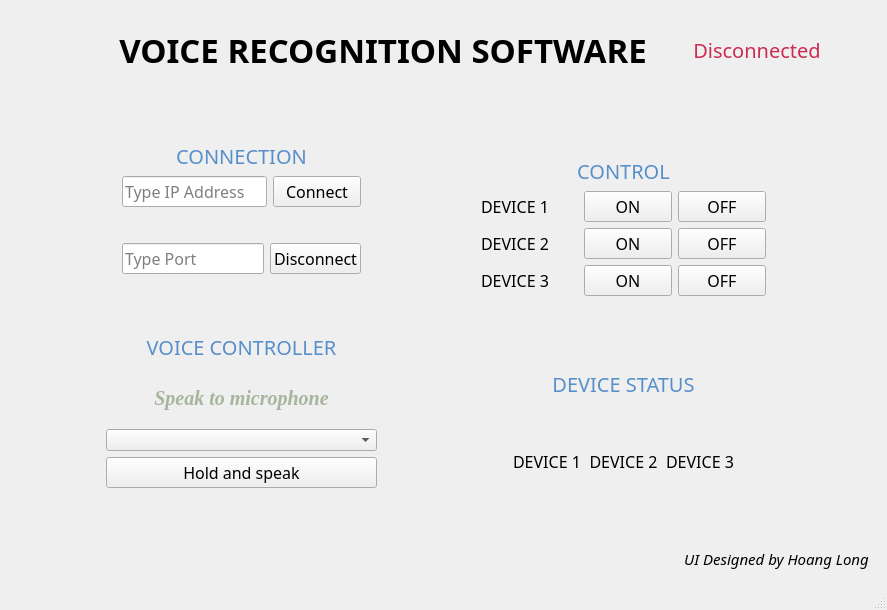
<?xml version="1.0" encoding="UTF-8"?>
<ui version="4.0">
 <class>MainWindow</class>
 <widget class="QMainWindow" name="MainWindow">
  <property name="geometry">
   <rect>
    <x>0</x>
    <y>0</y>
    <width>887</width>
    <height>610</height>
   </rect>
  </property>
  <property name="windowTitle">
   <string>MainWindow</string>
  </property>
  <widget class="QWidget" name="centralwidget">
   <layout class="QGridLayout" name="gridLayout_2">
    <item row="0" column="0">
     <widget class="QWidget" name="widget_7" native="true">
      <layout class="QVBoxLayout" name="verticalLayout_11">
       <item>
        <widget class="QWidget" name="widget_4" native="true">
         <layout class="QHBoxLayout" name="horizontalLayout_16">
          <item>
           <spacer name="horizontalSpacer_22">
            <property name="orientation">
             <enum>Qt::Horizontal</enum>
            </property>
            <property name="sizeHint" stdset="0">
             <size>
              <width>2</width>
              <height>20</height>
             </size>
            </property>
           </spacer>
          </item>
          <item>
           <layout class="QHBoxLayout" name="horizontalLayout">
            <item>
             <widget class="QLabel" name="label_logoIUH">
              <property name="maximumSize">
               <size>
                <width>150</width>
                <height>110</height>
               </size>
              </property>
              <property name="text">
               <string/>
              </property>
              <property name="pixmap">
               <pixmap resource="icon/resource.qrc">:/logo/iuh_logo.png</pixmap>
              </property>
              <property name="scaledContents">
               <bool>true</bool>
              </property>
             </widget>
            </item>
            <item>
             <spacer name="horizontalSpacer">
              <property name="orientation">
               <enum>Qt::Horizontal</enum>
              </property>
              <property name="sizeHint" stdset="0">
               <size>
                <width>40</width>
                <height>20</height>
               </size>
              </property>
             </spacer>
            </item>
            <item>
             <widget class="QLabel" name="label_Title">
              <property name="font">
               <font>
                <family>Vinhan</family>
                <pointsize>25</pointsize>
                <weight>75</weight>
                <italic>false</italic>
                <bold>true</bold>
                <underline>false</underline>
               </font>
              </property>
              <property name="text">
               <string>VOICE RECOGNITION SOFTWARE</string>
              </property>
              <property name="alignment">
               <set>Qt::AlignCenter</set>
              </property>
             </widget>
            </item>
            <item>
             <spacer name="horizontalSpacer_2">
              <property name="orientation">
               <enum>Qt::Horizontal</enum>
              </property>
              <property name="sizeHint" stdset="0">
               <size>
                <width>40</width>
                <height>20</height>
               </size>
              </property>
             </spacer>
            </item>
            <item>
             <widget class="QLabel" name="label_StatusConnection">
              <property name="font">
               <font>
                <family>Vinhan</family>
                <pointsize>15</pointsize>
               </font>
              </property>
              <property name="styleSheet">
               <string notr="true">color:rgb(204, 43, 82);</string>
              </property>
              <property name="text">
               <string>Disconnected</string>
              </property>
              <property name="alignment">
               <set>Qt::AlignCenter</set>
              </property>
             </widget>
            </item>
           </layout>
          </item>
          <item>
           <spacer name="horizontalSpacer_23">
            <property name="orientation">
             <enum>Qt::Horizontal</enum>
            </property>
            <property name="sizeHint" stdset="0">
             <size>
              <width>2</width>
              <height>20</height>
             </size>
            </property>
           </spacer>
          </item>
         </layout>
        </widget>
       </item>
       <item>
        <widget class="QWidget" name="widget_6" native="true">
         <layout class="QHBoxLayout" name="horizontalLayout_20">
          <item>
           <spacer name="horizontalSpacer_20">
            <property name="orientation">
             <enum>Qt::Horizontal</enum>
            </property>
            <property name="sizeHint" stdset="0">
             <size>
              <width>30</width>
              <height>20</height>
             </size>
            </property>
           </spacer>
          </item>
          <item>
           <layout class="QVBoxLayout" name="verticalLayout_10">
            <item>
             <spacer name="verticalSpacer_4">
              <property name="orientation">
               <enum>Qt::Vertical</enum>
              </property>
              <property name="sizeHint" stdset="0">
               <size>
                <width>372</width>
                <height>13</height>
               </size>
              </property>
             </spacer>
            </item>
            <item>
             <layout class="QHBoxLayout" name="horizontalLayout_15">
              <item>
               <spacer name="horizontalSpacer_24">
                <property name="orientation">
                 <enum>Qt::Horizontal</enum>
                </property>
                <property name="sizeHint" stdset="0">
                 <size>
                  <width>40</width>
                  <height>20</height>
                 </size>
                </property>
               </spacer>
              </item>
              <item>
               <widget class="QWidget" name="widget_3" native="true">
                <layout class="QFormLayout" name="formLayout_3">
                 <item row="0" column="0">
                  <layout class="QVBoxLayout" name="verticalLayout">
                   <item>
                    <layout class="QHBoxLayout" name="horizontalLayout_2">
                     <item>
                      <spacer name="horizontalSpacer_3">
                       <property name="orientation">
                        <enum>Qt::Horizontal</enum>
                       </property>
                       <property name="sizeHint" stdset="0">
                        <size>
                         <width>40</width>
                         <height>20</height>
                        </size>
                       </property>
                      </spacer>
                     </item>
                     <item>
                      <widget class="QLabel" name="label_Connection">
                       <property name="font">
                        <font>
                         <family>Vinhan</family>
                         <pointsize>15</pointsize>
                        </font>
                       </property>
                       <property name="styleSheet">
                        <string notr="true">color:rgb(87, 143, 202);</string>
                       </property>
                       <property name="text">
                        <string>CONNECTION</string>
                       </property>
                       <property name="alignment">
                        <set>Qt::AlignCenter</set>
                       </property>
                      </widget>
                     </item>
                     <item>
                      <spacer name="horizontalSpacer_4">
                       <property name="orientation">
                        <enum>Qt::Horizontal</enum>
                       </property>
                       <property name="sizeHint" stdset="0">
                        <size>
                         <width>40</width>
                         <height>20</height>
                        </size>
                       </property>
                      </spacer>
                     </item>
                    </layout>
                   </item>
                   <item>
                    <layout class="QHBoxLayout" name="horizontalLayout_3">
                     <item>
                      <widget class="QLineEdit" name="lineEdit_IPAddress">
                       <property name="font">
                        <font>
                         <family>Vinhan</family>
                         <pointsize>12</pointsize>
                        </font>
                       </property>
                       <property name="placeholderText">
                        <string>Type IP Address</string>
                       </property>
                      </widget>
                     </item>
                     <item>
                      <widget class="QPushButton" name="ConnectButton">
                       <property name="minimumSize">
                        <size>
                         <width>88</width>
                         <height>30</height>
                        </size>
                       </property>
                       <property name="font">
                        <font>
                         <family>Vinhan</family>
                         <pointsize>12</pointsize>
                        </font>
                       </property>
                       <property name="text">
                        <string>Connect</string>
                       </property>
                      </widget>
                     </item>
                    </layout>
                   </item>
                   <item>
                    <spacer name="verticalSpacer_5">
                     <property name="orientation">
                      <enum>Qt::Vertical</enum>
                     </property>
                     <property name="sizeHint" stdset="0">
                      <size>
                       <width>20</width>
                       <height>30</height>
                      </size>
                     </property>
                    </spacer>
                   </item>
                   <item>
                    <layout class="QHBoxLayout" name="horizontalLayout_4">
                     <item>
                      <widget class="QLineEdit" name="lineEdit_Port">
                       <property name="font">
                        <font>
                         <family>Vinhan</family>
                         <pointsize>12</pointsize>
                        </font>
                       </property>
                       <property name="placeholderText">
                        <string>Type Port</string>
                       </property>
                      </widget>
                     </item>
                     <item>
                      <widget class="QPushButton" name="DisconnectButton">
                       <property name="font">
                        <font>
                         <family>Vinhan</family>
                         <pointsize>12</pointsize>
                        </font>
                       </property>
                       <property name="text">
                        <string>Disconnect</string>
                       </property>
                      </widget>
                     </item>
                    </layout>
                   </item>
                  </layout>
                 </item>
                </layout>
               </widget>
              </item>
              <item>
               <spacer name="horizontalSpacer_25">
                <property name="orientation">
                 <enum>Qt::Horizontal</enum>
                </property>
                <property name="sizeHint" stdset="0">
                 <size>
                  <width>40</width>
                  <height>20</height>
                 </size>
                </property>
               </spacer>
              </item>
             </layout>
            </item>
            <item>
             <spacer name="verticalSpacer_7">
              <property name="orientation">
               <enum>Qt::Vertical</enum>
              </property>
              <property name="sizeHint" stdset="0">
               <size>
                <width>372</width>
                <height>13</height>
               </size>
              </property>
             </spacer>
            </item>
            <item>
             <layout class="QHBoxLayout" name="horizontalLayout_17">
              <item>
               <spacer name="horizontalSpacer_27">
                <property name="orientation">
                 <enum>Qt::Horizontal</enum>
                </property>
                <property name="sizeHint" stdset="0">
                 <size>
                  <width>40</width>
                  <height>20</height>
                 </size>
                </property>
               </spacer>
              </item>
              <item>
               <widget class="QWidget" name="widget" native="true">
                <layout class="QVBoxLayout" name="verticalLayout_9">
                 <item>
                  <layout class="QVBoxLayout" name="verticalLayout_4">
                   <item>
                    <layout class="QHBoxLayout" name="horizontalLayout_9">
                     <item>
                      <spacer name="horizontalSpacer_10">
                       <property name="orientation">
                        <enum>Qt::Horizontal</enum>
                       </property>
                       <property name="sizeHint" stdset="0">
                        <size>
                         <width>40</width>
                         <height>20</height>
                        </size>
                       </property>
                      </spacer>
                     </item>
                     <item>
                      <widget class="QLabel" name="label_VoiceController">
                       <property name="font">
                        <font>
                         <family>Vinhan</family>
                         <pointsize>15</pointsize>
                        </font>
                       </property>
                       <property name="styleSheet">
                        <string notr="true">color:rgb(87, 143, 202);</string>
                       </property>
                       <property name="text">
                        <string>VOICE CONTROLLER</string>
                       </property>
                       <property name="alignment">
                        <set>Qt::AlignCenter</set>
                       </property>
                      </widget>
                     </item>
                     <item>
                      <spacer name="horizontalSpacer_11">
                       <property name="orientation">
                        <enum>Qt::Horizontal</enum>
                       </property>
                       <property name="sizeHint" stdset="0">
                        <size>
                         <width>40</width>
                         <height>20</height>
                        </size>
                       </property>
                      </spacer>
                     </item>
                    </layout>
                   </item>
                   <item>
                    <spacer name="verticalSpacer">
                     <property name="orientation">
                      <enum>Qt::Vertical</enum>
                     </property>
                     <property name="sizeHint" stdset="0">
                      <size>
                       <width>20</width>
                       <height>20</height>
                      </size>
                     </property>
                    </spacer>
                   </item>
                   <item>
                    <widget class="QLabel" name="label_SpeechToText">
                     <property name="font">
                      <font>
                       <family>Times New Roman</family>
                       <pointsize>15</pointsize>
                       <weight>75</weight>
                       <italic>true</italic>
                       <bold>true</bold>
                      </font>
                     </property>
                     <property name="styleSheet">
                      <string notr="true">color:rgb(167, 180, 158);</string>
                     </property>
                     <property name="text">
                      <string>Speak to microphone</string>
                     </property>
                     <property name="alignment">
                      <set>Qt::AlignCenter</set>
                     </property>
                    </widget>
                   </item>
                   <item>
                    <spacer name="verticalSpacer_2">
                     <property name="orientation">
                      <enum>Qt::Vertical</enum>
                     </property>
                     <property name="sizeHint" stdset="0">
                      <size>
                       <width>270</width>
                       <height>13</height>
                      </size>
                     </property>
                    </spacer>
                   </item>
                   <item>
                    <widget class="QComboBox" name="comboBox">
                     <property name="editable">
                      <bool>false</bool>
                     </property>
                     <property name="currentText">
                      <string/>
                     </property>
                    </widget>
                   </item>
                   <item>
                    <widget class="QPushButton" name="HoldSpeakButton">
                     <property name="minimumSize">
                      <size>
                       <width>88</width>
                       <height>30</height>
                      </size>
                     </property>
                     <property name="font">
                      <font>
                       <family>Vinhan</family>
                       <pointsize>12</pointsize>
                      </font>
                     </property>
                     <property name="text">
                      <string>Hold and speak</string>
                     </property>
                    </widget>
                   </item>
                  </layout>
                 </item>
                </layout>
               </widget>
              </item>
              <item>
               <spacer name="horizontalSpacer_26">
                <property name="orientation">
                 <enum>Qt::Horizontal</enum>
                </property>
                <property name="sizeHint" stdset="0">
                 <size>
                  <width>40</width>
                  <height>20</height>
                 </size>
                </property>
               </spacer>
              </item>
             </layout>
            </item>
            <item>
             <spacer name="verticalSpacer_6">
              <property name="orientation">
               <enum>Qt::Vertical</enum>
              </property>
              <property name="sizeHint" stdset="0">
               <size>
                <width>372</width>
                <height>13</height>
               </size>
              </property>
             </spacer>
            </item>
           </layout>
          </item>
          <item>
           <layout class="QVBoxLayout" name="verticalLayout_8">
            <item>
             <spacer name="verticalSpacer_3">
              <property name="orientation">
               <enum>Qt::Vertical</enum>
              </property>
              <property name="sizeHint" stdset="0">
               <size>
                <width>20</width>
                <height>40</height>
               </size>
              </property>
             </spacer>
            </item>
            <item>
             <layout class="QHBoxLayout" name="horizontalLayout_18">
              <item>
               <spacer name="horizontalSpacer_28">
                <property name="orientation">
                 <enum>Qt::Horizontal</enum>
                </property>
                <property name="sizeHint" stdset="0">
                 <size>
                  <width>40</width>
                  <height>20</height>
                 </size>
                </property>
               </spacer>
              </item>
              <item>
               <widget class="QWidget" name="widget_2" native="true">
                <layout class="QGridLayout" name="gridLayout">
                 <item row="0" column="0">
                  <layout class="QVBoxLayout" name="verticalLayout_2">
                   <item>
                    <layout class="QHBoxLayout" name="horizontalLayout_6">
                     <item>
                      <spacer name="horizontalSpacer_5">
                       <property name="orientation">
                        <enum>Qt::Horizontal</enum>
                       </property>
                       <property name="sizeHint" stdset="0">
                        <size>
                         <width>40</width>
                         <height>20</height>
                        </size>
                       </property>
                      </spacer>
                     </item>
                     <item>
                      <widget class="QLabel" name="label_Control">
                       <property name="font">
                        <font>
                         <family>Vinhan</family>
                         <pointsize>15</pointsize>
                        </font>
                       </property>
                       <property name="styleSheet">
                        <string notr="true">color:rgb(87, 143, 202);</string>
                       </property>
                       <property name="text">
                        <string>CONTROL</string>
                       </property>
                       <property name="alignment">
                        <set>Qt::AlignCenter</set>
                       </property>
                      </widget>
                     </item>
                     <item>
                      <spacer name="horizontalSpacer_6">
                       <property name="orientation">
                        <enum>Qt::Horizontal</enum>
                       </property>
                       <property name="sizeHint" stdset="0">
                        <size>
                         <width>40</width>
                         <height>20</height>
                        </size>
                       </property>
                      </spacer>
                     </item>
                    </layout>
                   </item>
                   <item>
                    <layout class="QHBoxLayout" name="horizontalLayout_5">
                     <item>
                      <widget class="QLabel" name="label_Device1_1">
                       <property name="font">
                        <font>
                         <family>Vinhan</family>
                         <pointsize>12</pointsize>
                        </font>
                       </property>
                       <property name="styleSheet">
                        <string notr="true">color:rgb(0, 0, 0);</string>
                       </property>
                       <property name="text">
                        <string>DEVICE 1</string>
                       </property>
                       <property name="alignment">
                        <set>Qt::AlignCenter</set>
                       </property>
                      </widget>
                     </item>
                     <item>
                      <spacer name="horizontalSpacer_7">
                       <property name="orientation">
                        <enum>Qt::Horizontal</enum>
                       </property>
                       <property name="sizeType">
                        <enum>QSizePolicy::Preferred</enum>
                       </property>
                       <property name="sizeHint" stdset="0">
                        <size>
                         <width>30</width>
                         <height>20</height>
                        </size>
                       </property>
                      </spacer>
                     </item>
                     <item>
                      <widget class="QPushButton" name="OnDevice1Button">
                       <property name="minimumSize">
                        <size>
                         <width>88</width>
                         <height>30</height>
                        </size>
                       </property>
                       <property name="font">
                        <font>
                         <family>Vinhan</family>
                         <pointsize>12</pointsize>
                        </font>
                       </property>
                       <property name="text">
                        <string>ON</string>
                       </property>
                      </widget>
                     </item>
                     <item>
                      <widget class="QPushButton" name="OffDevice1Button">
                       <property name="minimumSize">
                        <size>
                         <width>88</width>
                         <height>30</height>
                        </size>
                       </property>
                       <property name="font">
                        <font>
                         <family>Vinhan</family>
                         <pointsize>12</pointsize>
                        </font>
                       </property>
                       <property name="text">
                        <string>OFF</string>
                       </property>
                      </widget>
                     </item>
                    </layout>
                   </item>
                   <item>
                    <layout class="QHBoxLayout" name="horizontalLayout_7">
                     <item>
                      <widget class="QLabel" name="label_Device2_1">
                       <property name="font">
                        <font>
                         <family>Vinhan</family>
                         <pointsize>12</pointsize>
                        </font>
                       </property>
                       <property name="styleSheet">
                        <string notr="true">color:rgb(0, 0, 0);</string>
                       </property>
                       <property name="text">
                        <string>DEVICE 2</string>
                       </property>
                       <property name="alignment">
                        <set>Qt::AlignCenter</set>
                       </property>
                      </widget>
                     </item>
                     <item>
                      <spacer name="horizontalSpacer_8">
                       <property name="orientation">
                        <enum>Qt::Horizontal</enum>
                       </property>
                       <property name="sizeType">
                        <enum>QSizePolicy::Preferred</enum>
                       </property>
                       <property name="sizeHint" stdset="0">
                        <size>
                         <width>30</width>
                         <height>20</height>
                        </size>
                       </property>
                      </spacer>
                     </item>
                     <item>
                      <widget class="QPushButton" name="OnDevice2Button">
                       <property name="minimumSize">
                        <size>
                         <width>88</width>
                         <height>30</height>
                        </size>
                       </property>
                       <property name="font">
                        <font>
                         <family>Vinhan</family>
                         <pointsize>12</pointsize>
                        </font>
                       </property>
                       <property name="text">
                        <string>ON</string>
                       </property>
                      </widget>
                     </item>
                     <item>
                      <widget class="QPushButton" name="OffDevice2Button">
                       <property name="minimumSize">
                        <size>
                         <width>88</width>
                         <height>30</height>
                        </size>
                       </property>
                       <property name="font">
                        <font>
                         <family>Vinhan</family>
                         <pointsize>12</pointsize>
                        </font>
                       </property>
                       <property name="text">
                        <string>OFF</string>
                       </property>
                      </widget>
                     </item>
                    </layout>
                   </item>
                   <item>
                    <layout class="QHBoxLayout" name="horizontalLayout_8">
                     <item>
                      <widget class="QLabel" name="label_Device3_1">
                       <property name="font">
                        <font>
                         <family>Vinhan</family>
                         <pointsize>12</pointsize>
                        </font>
                       </property>
                       <property name="styleSheet">
                        <string notr="true">color:rgb(0, 0, 0);</string>
                       </property>
                       <property name="text">
                        <string>DEVICE 3</string>
                       </property>
                       <property name="alignment">
                        <set>Qt::AlignCenter</set>
                       </property>
                      </widget>
                     </item>
                     <item>
                      <spacer name="horizontalSpacer_9">
                       <property name="orientation">
                        <enum>Qt::Horizontal</enum>
                       </property>
                       <property name="sizeType">
                        <enum>QSizePolicy::Preferred</enum>
                       </property>
                       <property name="sizeHint" stdset="0">
                        <size>
                         <width>30</width>
                         <height>20</height>
                        </size>
                       </property>
                      </spacer>
                     </item>
                     <item>
                      <widget class="QPushButton" name="OnDevice3Button">
                       <property name="minimumSize">
                        <size>
                         <width>88</width>
                         <height>30</height>
                        </size>
                       </property>
                       <property name="font">
                        <font>
                         <family>Vinhan</family>
                         <pointsize>12</pointsize>
                        </font>
                       </property>
                       <property name="text">
                        <string>ON</string>
                       </property>
                      </widget>
                     </item>
                     <item>
                      <widget class="QPushButton" name="OffDevice3Button">
                       <property name="minimumSize">
                        <size>
                         <width>88</width>
                         <height>30</height>
                        </size>
                       </property>
                       <property name="font">
                        <font>
                         <family>Vinhan</family>
                         <pointsize>12</pointsize>
                        </font>
                       </property>
                       <property name="text">
                        <string>OFF</string>
                       </property>
                      </widget>
                     </item>
                    </layout>
                   </item>
                  </layout>
                 </item>
                </layout>
               </widget>
              </item>
              <item>
               <spacer name="horizontalSpacer_29">
                <property name="orientation">
                 <enum>Qt::Horizontal</enum>
                </property>
                <property name="sizeHint" stdset="0">
                 <size>
                  <width>40</width>
                  <height>20</height>
                 </size>
                </property>
               </spacer>
              </item>
             </layout>
            </item>
            <item>
             <spacer name="verticalSpacer_8">
              <property name="orientation">
               <enum>Qt::Vertical</enum>
              </property>
              <property name="sizeHint" stdset="0">
               <size>
                <width>20</width>
                <height>40</height>
               </size>
              </property>
             </spacer>
            </item>
            <item>
             <layout class="QHBoxLayout" name="horizontalLayout_19">
              <item>
               <spacer name="horizontalSpacer_30">
                <property name="orientation">
                 <enum>Qt::Horizontal</enum>
                </property>
                <property name="sizeHint" stdset="0">
                 <size>
                  <width>40</width>
                  <height>20</height>
                 </size>
                </property>
               </spacer>
              </item>
              <item>
               <widget class="QWidget" name="widget_5" native="true">
                <layout class="QVBoxLayout" name="verticalLayout_7">
                 <item>
                  <layout class="QHBoxLayout" name="horizontalLayout_10">
                   <item>
                    <spacer name="horizontalSpacer_12">
                     <property name="orientation">
                      <enum>Qt::Horizontal</enum>
                     </property>
                     <property name="sizeHint" stdset="0">
                      <size>
                       <width>40</width>
                       <height>20</height>
                      </size>
                     </property>
                    </spacer>
                   </item>
                   <item>
                    <widget class="QLabel" name="label_11">
                     <property name="font">
                      <font>
                       <family>Vinhan</family>
                       <pointsize>15</pointsize>
                      </font>
                     </property>
                     <property name="styleSheet">
                      <string notr="true">color:rgb(87, 143, 202);</string>
                     </property>
                     <property name="text">
                      <string>DEVICE STATUS</string>
                     </property>
                     <property name="alignment">
                      <set>Qt::AlignCenter</set>
                     </property>
                    </widget>
                   </item>
                   <item>
                    <spacer name="horizontalSpacer_13">
                     <property name="orientation">
                      <enum>Qt::Horizontal</enum>
                     </property>
                     <property name="sizeHint" stdset="0">
                      <size>
                       <width>40</width>
                       <height>20</height>
                      </size>
                     </property>
                    </spacer>
                   </item>
                  </layout>
                 </item>
                 <item>
                  <layout class="QHBoxLayout" name="horizontalLayout_14">
                   <item>
                    <layout class="QVBoxLayout" name="verticalLayout_3">
                     <item>
                      <layout class="QHBoxLayout" name="horizontalLayout_11">
                       <item>
                        <spacer name="horizontalSpacer_14">
                         <property name="orientation">
                          <enum>Qt::Horizontal</enum>
                         </property>
                         <property name="sizeHint" stdset="0">
                          <size>
                           <width>10</width>
                           <height>20</height>
                          </size>
                         </property>
                        </spacer>
                       </item>
                       <item>
                        <widget class="QLabel" name="IconDevice1">
                         <property name="minimumSize">
                          <size>
                           <width>40</width>
                           <height>40</height>
                          </size>
                         </property>
                         <property name="maximumSize">
                          <size>
                           <width>70</width>
                           <height>70</height>
                          </size>
                         </property>
                         <property name="text">
                          <string/>
                         </property>
                         <property name="pixmap">
                          <pixmap resource="icon/resource.qrc">:/icon/close.png</pixmap>
                         </property>
                         <property name="scaledContents">
                          <bool>true</bool>
                         </property>
                        </widget>
                       </item>
                       <item>
                        <spacer name="horizontalSpacer_15">
                         <property name="orientation">
                          <enum>Qt::Horizontal</enum>
                         </property>
                         <property name="sizeHint" stdset="0">
                          <size>
                           <width>10</width>
                           <height>20</height>
                          </size>
                         </property>
                        </spacer>
                       </item>
                      </layout>
                     </item>
                     <item>
                      <widget class="QLabel" name="label_Device1_2">
                       <property name="font">
                        <font>
                         <family>Vinhan</family>
                         <pointsize>12</pointsize>
                        </font>
                       </property>
                       <property name="styleSheet">
                        <string notr="true">color:rgb(0, 0, 0);</string>
                       </property>
                       <property name="text">
                        <string>DEVICE 1</string>
                       </property>
                       <property name="alignment">
                        <set>Qt::AlignCenter</set>
                       </property>
                      </widget>
                     </item>
                    </layout>
                   </item>
                   <item>
                    <layout class="QVBoxLayout" name="verticalLayout_5">
                     <item>
                      <layout class="QHBoxLayout" name="horizontalLayout_12">
                       <item>
                        <spacer name="horizontalSpacer_16">
                         <property name="orientation">
                          <enum>Qt::Horizontal</enum>
                         </property>
                         <property name="sizeHint" stdset="0">
                          <size>
                           <width>10</width>
                           <height>20</height>
                          </size>
                         </property>
                        </spacer>
                       </item>
                       <item>
                        <widget class="QLabel" name="IconDevice2">
                         <property name="minimumSize">
                          <size>
                           <width>40</width>
                           <height>40</height>
                          </size>
                         </property>
                         <property name="maximumSize">
                          <size>
                           <width>70</width>
                           <height>70</height>
                          </size>
                         </property>
                         <property name="text">
                          <string/>
                         </property>
                         <property name="pixmap">
                          <pixmap resource="icon/resource.qrc">:/icon/OFF.png</pixmap>
                         </property>
                         <property name="scaledContents">
                          <bool>true</bool>
                         </property>
                        </widget>
                       </item>
                       <item>
                        <spacer name="horizontalSpacer_17">
                         <property name="orientation">
                          <enum>Qt::Horizontal</enum>
                         </property>
                         <property name="sizeHint" stdset="0">
                          <size>
                           <width>10</width>
                           <height>20</height>
                          </size>
                         </property>
                        </spacer>
                       </item>
                      </layout>
                     </item>
                     <item>
                      <widget class="QLabel" name="label_Device2_2">
                       <property name="font">
                        <font>
                         <family>Vinhan</family>
                         <pointsize>12</pointsize>
                        </font>
                       </property>
                       <property name="styleSheet">
                        <string notr="true">color:rgb(0, 0, 0);</string>
                       </property>
                       <property name="text">
                        <string>DEVICE 2</string>
                       </property>
                       <property name="alignment">
                        <set>Qt::AlignCenter</set>
                       </property>
                      </widget>
                     </item>
                    </layout>
                   </item>
                   <item>
                    <layout class="QVBoxLayout" name="verticalLayout_6">
                     <item>
                      <layout class="QHBoxLayout" name="horizontalLayout_13">
                       <item>
                        <spacer name="horizontalSpacer_18">
                         <property name="orientation">
                          <enum>Qt::Horizontal</enum>
                         </property>
                         <property name="sizeHint" stdset="0">
                          <size>
                           <width>20</width>
                           <height>20</height>
                          </size>
                         </property>
                        </spacer>
                       </item>
                       <item>
                        <widget class="QLabel" name="IconDevice3">
                         <property name="minimumSize">
                          <size>
                           <width>40</width>
                           <height>40</height>
                          </size>
                         </property>
                         <property name="maximumSize">
                          <size>
                           <width>70</width>
                           <height>70</height>
                          </size>
                         </property>
                         <property name="text">
                          <string/>
                         </property>
                         <property name="pixmap">
                          <pixmap resource="icon/resource.qrc">:/icon/fan off.png</pixmap>
                         </property>
                         <property name="scaledContents">
                          <bool>true</bool>
                         </property>
                        </widget>
                       </item>
                       <item>
                        <spacer name="horizontalSpacer_19">
                         <property name="orientation">
                          <enum>Qt::Horizontal</enum>
                         </property>
                         <property name="sizeHint" stdset="0">
                          <size>
                           <width>10</width>
                           <height>20</height>
                          </size>
                         </property>
                        </spacer>
                       </item>
                      </layout>
                     </item>
                     <item>
                      <widget class="QLabel" name="label_Device3_2">
                       <property name="font">
                        <font>
                         <family>Vinhan</family>
                         <pointsize>12</pointsize>
                        </font>
                       </property>
                       <property name="styleSheet">
                        <string notr="true">color:rgb(0, 0, 0);</string>
                       </property>
                       <property name="text">
                        <string>DEVICE 3</string>
                       </property>
                       <property name="alignment">
                        <set>Qt::AlignCenter</set>
                       </property>
                      </widget>
                     </item>
                    </layout>
                   </item>
                  </layout>
                 </item>
                </layout>
               </widget>
              </item>
              <item>
               <spacer name="horizontalSpacer_31">
                <property name="orientation">
                 <enum>Qt::Horizontal</enum>
                </property>
                <property name="sizeHint" stdset="0">
                 <size>
                  <width>40</width>
                  <height>20</height>
                 </size>
                </property>
               </spacer>
              </item>
             </layout>
            </item>
            <item>
             <spacer name="verticalSpacer_9">
              <property name="orientation">
               <enum>Qt::Vertical</enum>
              </property>
              <property name="sizeHint" stdset="0">
               <size>
                <width>20</width>
                <height>40</height>
               </size>
              </property>
             </spacer>
            </item>
           </layout>
          </item>
          <item>
           <spacer name="horizontalSpacer_21">
            <property name="orientation">
             <enum>Qt::Horizontal</enum>
            </property>
            <property name="sizeHint" stdset="0">
             <size>
              <width>48</width>
              <height>20</height>
             </size>
            </property>
           </spacer>
          </item>
         </layout>
        </widget>
       </item>
       <item>
        <layout class="QHBoxLayout" name="horizontalLayout_21">
         <item>
          <spacer name="horizontalSpacer_32">
           <property name="orientation">
            <enum>Qt::Horizontal</enum>
           </property>
           <property name="sizeHint" stdset="0">
            <size>
             <width>40</width>
             <height>20</height>
            </size>
           </property>
          </spacer>
         </item>
         <item>
          <widget class="QLabel" name="label_Connection_2">
           <property name="font">
            <font>
             <family>Vinhan</family>
             <pointsize>11</pointsize>
             <italic>true</italic>
            </font>
           </property>
           <property name="styleSheet">
            <string notr="true">color:rgb(0, 0, 0);</string>
           </property>
           <property name="text">
            <string>UI Designed by Hoang Long</string>
           </property>
           <property name="alignment">
            <set>Qt::AlignCenter</set>
           </property>
          </widget>
         </item>
        </layout>
       </item>
      </layout>
     </widget>
    </item>
   </layout>
  </widget>
  <widget class="QMenuBar" name="menubar">
   <property name="geometry">
    <rect>
     <x>0</x>
     <y>0</y>
     <width>887</width>
     <height>21</height>
    </rect>
   </property>
  </widget>
  <widget class="QStatusBar" name="statusbar"/>
 </widget>
 <resources>
  <include location="icon/resource.qrc"/>
 </resources>
 <connections/>
</ui>
